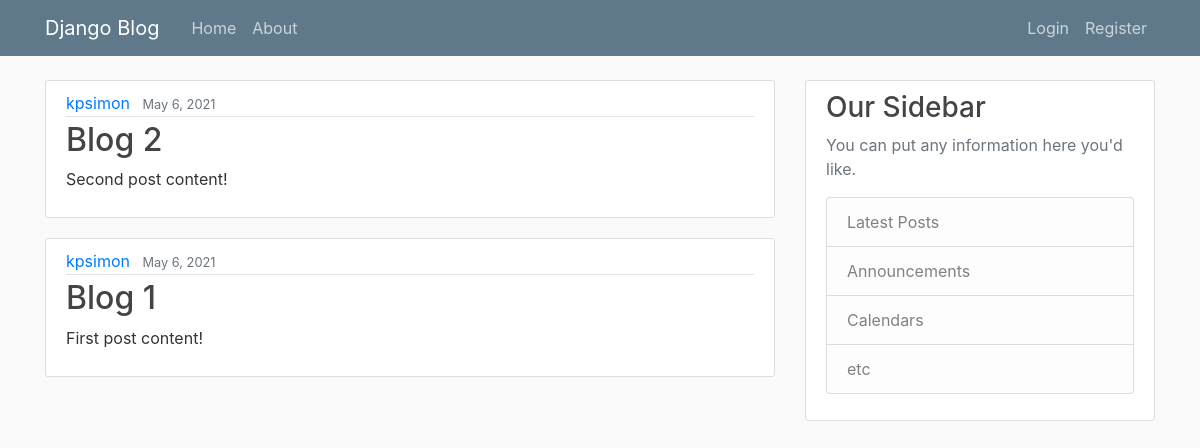
Before: / with the older database file.
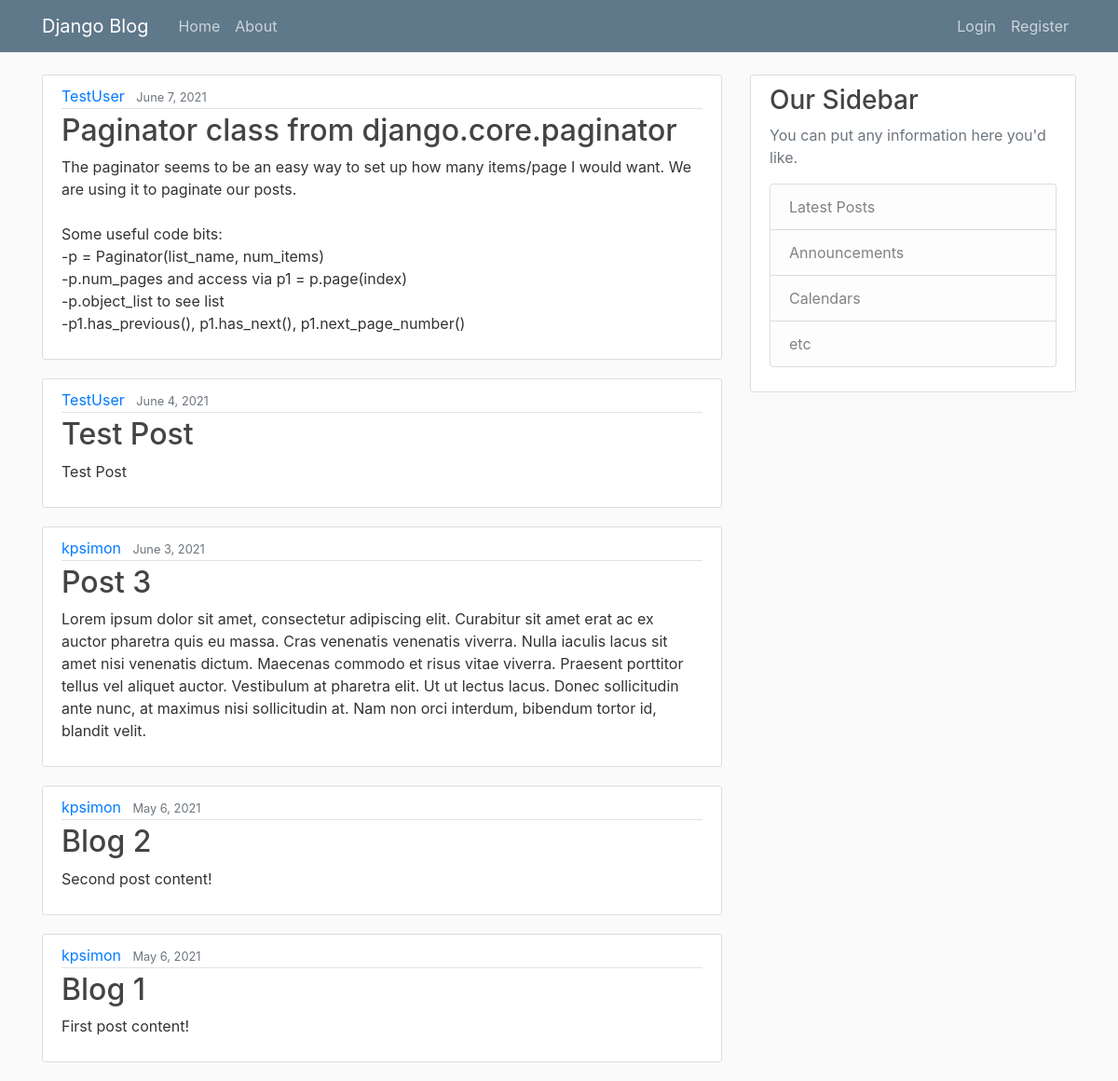
After: the same page with the newer database file.
### blog/models.py (models this page shows, shortened)
class Post(models.Model):
    title = models.CharField(max_length=100)
    content = models.TextField()
    date_posted = models.DateTimeField(default=timezone.now)
    author = models.ForeignKey(User, on_delete=models.CASCADE) #delete posts if user deleted

### blog/views.py (the view)
# urls.py: path('', PostListView.as_view(), name='blog-home'),
class PostListView(ListView):
    model = Post
    template_name = 'blog/home.html'
    context_object_name = 'posts'
    ordering = ['-date_posted']
    paginate_by = 5

### blog/templates/blog/home.html
{% extends "blog/base.html" %}
{% block content %}
  {% for post in posts %}
    <article class="media content-section">
      <div class="media-body">
        <div class="article-metadata">
          <a class="mr-2" href="#">{{ post.author }}</a>
          <small class="text-muted">{{ post.date_posted|date:"F j, Y" }}</small>
        </div>
        <h2><a class="article-title" href="#">{{ post.title }}</a></h2>
        <p class="article-content">{{ post.content }}</p>
      </div>
    </article>
  {% endfor %}
{% endblock content %}

Changed rows visible on the page:
added Post: author "TestUser", date_posted "June 7, 2021", title "Paginator class from django.core.paginator", content "The paginator seems to be an easy way to set up how many items/page I would want. We are using it to paginate our posts. Some useful code bits: -p = Paginator(list_name, num_items) -p.num_pages and access via p1 = p.page(index) -p.object_list to see list -p1.has_previous(), p1.has_next(), p1.next_page_number()"
added Post: author "TestUser", date_posted "June 4, 2021", title "Test Post", content "Test Post"
added Post: author "kpsimon", date_posted "June 3, 2021", title "Post 3", content "Lorem ipsum dolor sit amet, consectetur adipiscing elit. Curabitur sit amet erat ac ex auctor pharetra quis eu massa. Cras venenatis venenatis viverra. Nulla iaculis lacus sit amet nisi venenatis dictum. Maecenas commodo et risus vitae viverra. Praesent porttitor tellus vel aliquet auctor. Vestibulum at pharetra elit. Ut ut lectus lacus. Donec sollicitudin ante nunc, at maximus nisi sollicitudin at. Nam non orci interdum, bibendum tortor id, blandit velit."
